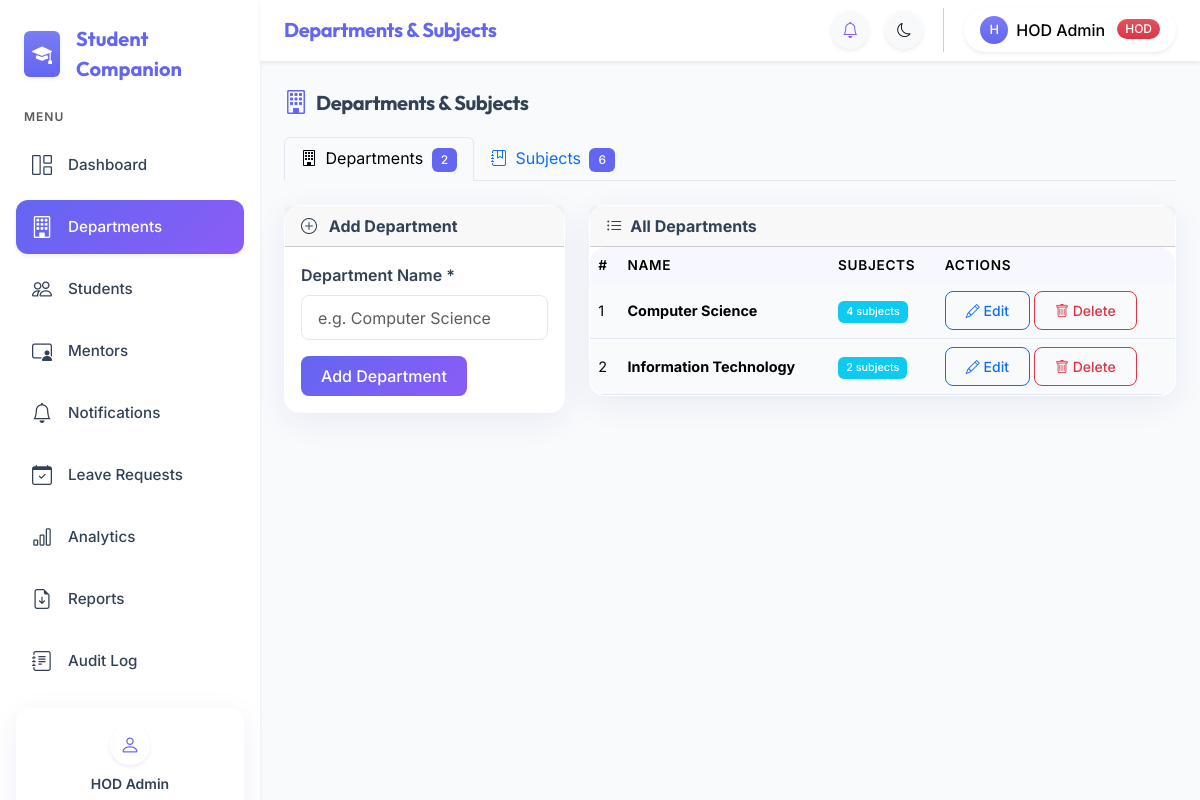
The app's page /admin/departments.php (signed in) with its own data.
### tables this page shows
CREATE TABLE IF NOT EXISTS users (
    id INT UNSIGNED AUTO_INCREMENT PRIMARY KEY,
    name VARCHAR(150) NOT NULL,
    email VARCHAR(191) NOT NULL UNIQUE,
    password_hash VARCHAR(255) NOT NULL,
    role ENUM('admin','mentor','learner') NOT NULL,
    department_id INT UNSIGNED NULL,
    year TINYINT UNSIGNED NULL,
    status ENUM('active','inactive') NOT NULL DEFAULT 'active',
    force_password_reset TINYINT(1) NOT NULL DEFAULT 0,
    created_at TIMESTAMP NOT NULL DEFAULT CURRENT_TIMESTAMP,
    FOREIGN KEY (department_id) REFERENCES departments(id) ON DELETE SET NULL
);

CREATE TABLE IF NOT EXISTS departments (
    id INT UNSIGNED AUTO_INCREMENT PRIMARY KEY,
    name VARCHAR(100) NOT NULL
);

### config/database.php (called while the page is built, shortened)
<?php
function get_db(): PDO {
    static $pdo = null;
    if ($pdo === null) {
        $dsn = 'mysql:host=' . DB_HOST . ';dbname=' . DB_NAME . ';charset=utf8mb4';
        $pdo = new PDO($dsn, DB_USER, DB_PASS, [
            PDO::ATTR_ERRMODE            => PDO::ERRMODE_EXCEPTION,
            PDO::ATTR_DEFAULT_FETCH_MODE => PDO::FETCH_ASSOC,
            PDO::ATTR_EMULATE_PREPARES   => false,
        ]);
    }
    return $pdo;
}

### includes/auth_check.php (called while the page is built, shortened)
<?php
require_once dirname(__DIR__) . '/config/database.php';
require_once dirname(__DIR__) . '/includes/helpers.php';
try {
    $stmt = get_db()->prepare('SELECT id, name, email, role, department_id, year, status FROM users WHERE id = ? AND status = "active" LIMIT 1');
    $stmt->execute([$_SESSION['user_id']]);
    $current_user = $stmt->fetch();
} catch (Throwable) {}

### includes/helpers.php (called while the page is built, shortened)
<?php
function e(string $str): string {
    return htmlspecialchars($str, ENT_QUOTES, 'UTF-8');
}

### admin/departments.php (the view, shortened to what this page needs)
<?php
$page_title    = 'Departments & Subjects';
require_once dirname(__DIR__) . '/config/database.php';
require_once dirname(__DIR__) . '/includes/auth_check.php';
$db    = get_db();
$tab   = $_GET['tab'] ?? 'departments';
$departments = $db->query('SELECT * FROM departments ORDER BY name')->fetchAll();
$subjects    = $db->query(
    'SELECT s.*, d.name AS dept_name FROM subjects s JOIN departments d ON s.department_id=d.id ORDER BY d.name, s.year, s.semester, s.name'
)->fetchAll();
$edit_dept    = null;
require_once dirname(__DIR__) . '/includes/header.php';
require_once dirname(__DIR__) . '/includes/sidebar.php';
require_once dirname(__DIR__) . '/includes/navbar.php';
?>
<div class="main-content p-4">
<div class="d-flex align-items-center mb-3">
    <i class="bi bi-building fs-4 me-2 text-primary"></i>
    <h5 class="mb-0 fw-bold">Departments &amp; Subjects</h5>
</div>
<ul class="nav nav-tabs mb-4">
    <li class="nav-item">
        <a class="nav-link <?= $tab === 'departments' ? 'active' : '' ?>" href="?tab=departments">
            <i class="bi bi-building me-1"></i> Departments
            <span class="badge bg-primary ms-1"><?= count($departments) ?></span>
        </a>
    </li>
    <li class="nav-item">
        <a class="nav-link <?= $tab === 'subjects' ? 'active' : '' ?>" href="?tab=subjects">
            <i class="bi bi-journal-bookmark me-1"></i> Subjects
            <span class="badge bg-primary ms-1"><?= count($subjects) ?></span>
        </a>
    </li>
</ul>
<?php if ($tab === 'departments'): ?>
<div class="row g-4">
    <div class="col-md-4">
        <div class="card h-100">
            <div class="card-header fw-bold">
                <i class="bi bi-<?= $edit_dept ? 'pencil' : 'plus-circle' ?> me-2"></i>
                <?= $edit_dept ? 'Edit Department' : 'Add Department' ?>
            </div>
            <div class="card-body">
                <form method="POST">
                    <div class="mb-3">
                        <label class="form-label fw-semibold">Department Name *</label>
                        <input type="text" name="dept_name" class="form-control"
                               value="<?= e($edit_dept['name'] ?? '') ?>"
                               placeholder="e.g. Computer Science" required autofocus>
                    </div>
                    <div class="d-flex gap-2">
                        <button type="submit" class="btn btn-primary">
                            <?= $edit_dept ? 'Save Changes' : 'Add Department' ?>
                        </button>
                    </div>
                </form>
            </div>
        </div>
    </div>
    <div class="col-md-8">
        <div class="card">
            <div class="card-header fw-bold"><i class="bi bi-list-ul me-2"></i>All Departments</div>
            <div class="table-responsive">
                <table class="table table-hover mb-0 align-middle">
                    <thead class="table-light">
                        <tr><th>#</th><th>Name</th><th>Subjects</th><th>Actions</th></tr>
                    </thead>
                    <tbody>
                    <?php if ($departments): foreach ($departments as $i => $d):
                        $sub_count = count(array_filter($subjects, fn($s) => $s['department_id'] == $d['id']));
                    ?>
                    <tr>
                        <td><?= $i + 1 ?></td>
                        <td><strong><?= e($d['name']) ?></strong></td>
                        <td><span class="badge bg-info"><?= $sub_count ?> subjects</span></td>
                        <td>
                            <a href="?tab=departments&edit_dept=<?= $d['id'] ?>" class="btn btn-sm btn-outline-primary">
                                <i class="bi bi-pencil"></i> Edit
                            </a>
                            <form method="POST" class="d-inline"
                                  onsubmit="return confirmAction('Delete this department? All subjects and related data will be removed!')">
                                <button class="btn btn-sm btn-outline-danger">
                                    <i class="bi bi-trash"></i> Delete
                                </button>
                            </form>
                        </td>
                    </tr>
                    <?php endforeach; else: ?>
                    <tr><td colspan="4" class="text-center text-muted py-4">No departments yet.</td></tr>
                    <?php endif; ?>
                    </tbody>
                </table>
            </div>
        </div>
    </div>
</div>
<?php endif; ?>
</div>
<?php require_once dirname(__DIR__) . '/includes/footer.php'; ?>

### includes/sidebar.php (shortened to what this page needs)
<?php
$role = $_SESSION['role'] ?? '';
$current_page = basename($_SERVER['PHP_SELF']);
function nav_link(string $href, string $icon, string $label, string $current_page): string {
    $active = (basename($href) === $current_page) ? ' active shadow-sm' : '';
    return '<li class="nav-item"><a class="nav-link' . $active . ' d-flex align-items-center" href="' . $href . '"><i class="bi bi-' . $icon . ' me-3 fs-5"></i><span>' . $label . '</span></a></li>';
}
$base = BASE_URL;
?>
<nav class="sidebar d-none d-md-flex flex-column flex-shrink-0 p-3 border-end-0 shadow-sm z-3 animate__animated animate__fadeInLeft">
    <a href="<?= $base ?>index.php" class="d-flex align-items-center mb-4 text-decoration-none px-2 mt-2">
        <div class="bg-primary bg-gradient text-white rounded p-2 me-3 shadow-sm d-flex align-items-center justify-content-center">
            <i class="bi bi-mortarboard-fill fs-5"></i>
        </div>
        <span class="fw-bold fs-5 text-primary tracking-tight" style="font-family: var(--bs-heading-font-family);"><?= APP_NAME ?></span>
    </a>
    <ul class="nav nav-pills flex-column mb-auto gap-1">
        <li class="nav-item mb-2 px-2 small text-muted text-uppercase fw-semibold" style="letter-spacing: 1px; font-size: 0.75rem;">Menu</li>
        <?php if ($role === 'admin'): ?>
            <?= nav_link($base.'admin/dashboard.php', 'grid-1x2', 'Dashboard', $current_page) ?>
            <?= nav_link($base.'admin/departments.php', 'building', 'Departments', $current_page) ?>
            <?= nav_link($base.'admin/students.php', 'people', 'Students', $current_page) ?>
            <?= nav_link($base.'admin/mentors.php', 'person-video3', 'Mentors', $current_page) ?>
            <?= nav_link($base.'admin/notifications.php', 'bell', 'Notifications', $current_page) ?>
            <?= nav_link($base.'admin/leave.php', 'calendar-check', 'Leave Requests', $current_page) ?>
            <?= nav_link($base.'admin/analytics.php', 'bar-chart', 'Analytics', $current_page) ?>
            <?= nav_link($base.'admin/reports.php', 'file-earmark-arrow-down', 'Reports', $current_page) ?>
            <?= nav_link($base.'admin/audit_log.php', 'journal-text', 'Audit Log', $current_page) ?>
        <?php endif; ?>
    </ul>
    <div class="mt-auto pt-3">
        <div class="card border-0 shadow-sm bg-primary bg-gradient bg-opacity-10 rounded-4 overflow-hidden">
            <div class="card-body p-3 d-flex flex-column align-items-center text-center">
                <div class="bg-white rounded-circle shadow-sm d-flex align-items-center justify-content-center mb-2" style="width: 40px; height: 40px;">
                    <i class="bi bi-person text-primary fs-5"></i>
                </div>
                <div class="small fw-semibold text-truncate w-100"><?= htmlspecialchars($current_user['name'] ?? '', ENT_QUOTES) ?></div>
            </div>
        </div>
    </div>
</nav>

### includes/navbar.php (shortened to what this page needs)
<?php
$role = $_SESSION['role'] ?? '';
$base = BASE_URL;
$role_label = match($role) { 'admin' => 'HOD', 'mentor' => 'Mentor', default => 'Student' };
$role_badge = match($role) { 'admin' => 'danger', 'mentor' => 'warning', default => 'primary' };
?>
<div class="content-wrapper flex-grow-1 d-flex flex-column">
<nav class="navbar navbar-expand-md sticky-top px-4 py-2 border-bottom-0 shadow-sm animate__animated animate__fadeInDown">
    <div class="d-flex align-items-center">
        <span class="navbar-brand fw-bold d-none d-md-inline mb-0 h5 text-primary tracking-tight"><?= htmlspecialchars($page_title ?? APP_NAME, ENT_QUOTES) ?></span>
    </div>
    <div class="ms-auto d-flex align-items-center gap-3">
        <a href="<?php
            echo match($role) {
                'admin'  => $base.'admin/notifications.php',
                'mentor' => $base.'mentor/dashboard.php',
                default  => $base.'learner/notifications.php',
            };
        ?>" class="btn btn-sm btn-light rounded-circle position-relative shadow-sm p-2" id="notif-btn" style="width: 38px; height: 38px; display: flex; align-items: center; justify-content: center;">
            <i class="bi bi-bell text-secondary fs-6"></i>
        </a>
        <button class="btn btn-sm btn-light rounded-circle shadow-sm p-2" onclick="toggleTheme()" title="Toggle theme" style="width: 38px; height: 38px; display: flex; align-items: center; justify-content: center;">
            <i class="bi bi-moon-stars text-secondary fs-6" id="theme-icon"></i>
        </button>
        <div class="dropdown">
            <button class="btn btn-light rounded-pill shadow-sm d-flex align-items-center gap-2 px-3 py-2 border-0" data-bs-toggle="dropdown" style="background: var(--sidebar-bg);">
                <div class="bg-primary bg-gradient rounded-circle d-flex align-items-center justify-content-center text-white" style="width: 28px; height: 28px; font-size: 0.8rem;">
                    <?= strtoupper(substr($current_user['name'] ?? 'U', 0, 1)) ?>
                </div>
                <span class="fw-medium d-none d-sm-inline"><?= htmlspecialchars($current_user['name'] ?? '', ENT_QUOTES) ?></span>
                <span class="badge bg-<?= $role_badge ?> bg-gradient rounded-pill px-2 py-1 ms-1"><?= $role_label ?></span>
            </button>
        </div>
    </div>
</nav>

### assets/css/style.css (style rules this page uses)
:root { --bs-primary: #6366f1; --bs-primary-rgb: 99, 102, 241; --bs-secondary: #8b5cf6; --bs-secondary-rgb: 139, 92, 246; --bs-success: #10b981; --bs-warning: #f59e0b; --bs-danger: #ef4444; --bs-info: #0ea5e9; --bs-body-font-family: 'Inter', sans-serif; --bs-heading-font-family: 'Outfit', sans-serif; --bs-body-bg: #f8fafc; --bs-body-color: #334155; --bs-border-color: #e2e8f0; --card-bg: rgba(255, 255, 255, 0.9); --glass-border: rgba(255, 255, 255, 0.4); --glass-shadow: 0 8px 32px 0 rgba(31, 38, 135, 0.07); --sidebar-bg: #ffffff; --sidebar-hover: #f9f1f1; }
body { font-family: var(--bs-body-font-family); background-color: var(--bs-body-bg); color: var(--bs-body-color); transition: background-color 0.3s ease, color 0.3s ease; -webkit-font-smoothing: antialiased; }
h1, h2, h3, h4, h5, h6, .navbar-brand { font-family: var(--bs-heading-font-family); font-weight: 600; letter-spacing: -0.02em; }
.glass-card, .card { background: var(--card-bg) !important; backdrop-filter: blur(12px); -webkit-backdrop-filter: blur(12px); border: 1px solid var(--glass-border) !important; border-radius: 1rem !important; box-shadow: var(--glass-shadow) !important; transition: transform 0.3s cubic-bezier(0.4, 0, 0.2, 1), box-shadow 0.3s ease; }
.btn { border-radius: 0.5rem; font-weight: 500; padding: 0.5rem 1.25rem; transition: all 0.3s ease; }
.btn-primary { background: linear-gradient(135deg, var(--bs-primary), var(--bs-secondary)); border: none; color: white; }
.sidebar { width: 260px; min-height: 100vh; position: sticky; top: 0; height: 100vh; overflow-y: auto; background: var(--sidebar-bg); border-right: 1px solid var(--bs-border-color); flex-shrink: 0; transition: background-color 0.3s ease, border-color 0.3s ease; }
.sidebar .nav-link { color: var(--bs-body-color); border-radius: 0.75rem; padding: 0.75rem 1rem; font-size: 0.95rem; font-weight: 500; transition: all 0.2s ease; margin-bottom: 0.25rem; }
.sidebar .nav-link i { font-size: 1.1rem; transition: transform 0.2s ease; }
.sidebar .nav-link.active { background: linear-gradient(135deg, var(--bs-primary), var(--bs-secondary)); color: #fff; box-shadow: 0 4px 12px rgba(var(--bs-primary-rgb), 0.3); }
.sidebar .nav-link.active i { transform: scale(1.1); }
.navbar { background: var(--card-bg) !important; backdrop-filter: blur(16px); -webkit-backdrop-filter: blur(16px); border-bottom: 1px solid var(--glass-border) !important; }
.content-wrapper { min-width: 0; }
.main-content { padding: 1.5rem; }
.table-responsive { border-radius: 1rem; }
.table { border-collapse: separate; border-spacing: 0; }
.table th { white-space: nowrap; font-size: 0.85rem; text-transform: uppercase; letter-spacing: 0.05em; background-color: rgba(var(--bs-primary-rgb), 0.05) !important; border-bottom: none; font-weight: 600; }
.table td { vertical-align: middle; font-size: 0.9rem; border-bottom-color: var(--bs-border-color); }
.badge { padding: 0.5em 0.75em; font-weight: 500; }
.form-control, .form-select { border-radius: 0.5rem; border: 1px solid var(--bs-border-color); padding: 0.6rem 1rem; background-color: var(--sidebar-bg); color: var(--bs-body-color); transition: all 0.2s; }

### records on screen
users: name "HOD Admin", name "H"
departments: name "Computer Science", sub_count "4"
departments: name "Information Technology", sub_count "2"

### other values on screen
APP_NAME "Student Companion"
$label "Dashboard Departments Students Mentors Notifications Leave Requests Analytics Reports Audit Log"
$page_title "Departments & Subjects"
$role_label "HOD"
count($departments) "2"
count($subjects) "6"
